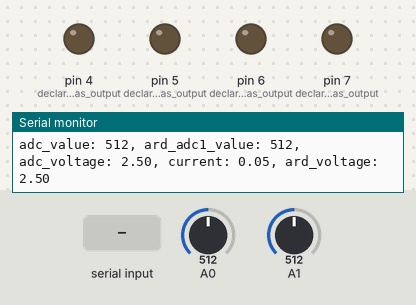
Bench run of a sketch on a simulated Arduino Uno, built with avr-gcc and run on an emulated ATmega328P. Shown: output pins drawn as LEDs (lit = HIGH), the last lines printed to the serial monitor. Inputs (shaded band) come from the test bench; at power-on: A0 = 512, A1 = 512.

Above: at 1.2 s.
1.3 s: "2\n" received over Serial
At 4.6 s:
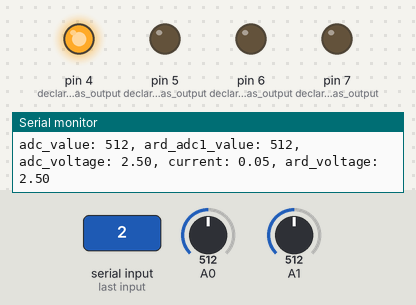
Timing chart, 0 to 6.1 s (numbered marks = the images above; inputs shaded):
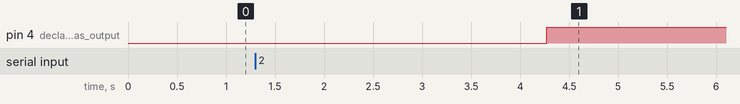

Measured:
- after the input at 1.3 s, pin 4 (declare_pin_4_as_output): LOW → HIGH after 3.0 s

The sketch:

sketch03_ldc_tm_02.ino
```cpp
// * lunar_data_center_test_model_02
// * test_03

int command_number = -1;
int pause = 50;

const int averageValue = 500;       // Variable to store the number of reading cycles
long int sensorValue = 0;           // Variable to store the value from the current sensor
long int voltageSensorValue = 0;    // Variable to store the value from the voltage sensor

float voltage = 0;                  // Variable to store the voltage value
float current = 0;                  // Variable to store the current value
float input_voltage = 0;            // Variable to store the measured voltage

void setup() {
pinMode(4, OUTPUT); // declare pin 4 as output
pinMode(5, OUTPUT); // declare pin 5 as output
pinMode(6, OUTPUT); // declare pin 5 as output
pinMode(7, OUTPUT); // declare pin 5 as output
  Serial.begin(9600);                                       // Serial port initialization at 9600 baud rate
}

void loop() {
  if (Serial.available() > 0) {                             // Check if data is available for reading
    String inputString = Serial.readStringUntil('\n');      // Read string from serial port
    inputString.trim();                                     // Remove extra spaces and newline characters

    if (inputString.length() > 0) {                         // Check if string is not empty
      float inputValue = inputString.toFloat();             // Try to convert string to number
      float result = inputValue * 2;                        // Multiply by 2
      command_number = (int) inputValue;
    }
  }

   sensorValue = 0;
      voltageSensorValue = 0;

  for (int i = 0; i < averageValue; i++)    // Repeat the cycle
  {
    sensorValue += analogRead(A0);          // Read and record current readings
    voltageSensorValue += analogRead(A1);   // Read and record voltage readings
    delay(2);                               // Pause 2 µs
  }

  sensorValue = sensorValue / averageValue;               // Divide the obtained value
  voltageSensorValue = voltageSensorValue / averageValue; // Divide the obtained value

  voltage = sensorValue * 5.0 / 1024.0;                    // Voltage calculation
  current = (voltage - 2.49) / 0.185;                       // Current calculation
  input_voltage = voltageSensorValue * 5.0 / 1024.0;       // Input voltage calculation

  Serial.print("adc_value: ");                    // Send data to the serial port
  Serial.print(sensorValue);

  Serial.print(", ard_adc1_value: ");             // Send data to the serial port
  Serial.print(voltageSensorValue);

  Serial.print(", adc_voltage: ");                // Send data to the serial port
  Serial.print(voltage);                          // Send voltage

  Serial.print(", current: ");                    // Send data to the serial port
  Serial.print(current);                          // Send current

  Serial.print(", ard_voltage: ");                // Send data to the serial port
  Serial.println(input_voltage);                  // Send input voltage

  switch(command_number) {
    case 1:
      digitalWrite(4, 0);
      delay(pause);
      break;

    case 2:
      digitalWrite(4, 1);
      delay(pause);
      break;

    case 3:
      digitalWrite(5, 0);
      delay(pause);
      break;

    case 4:
      digitalWrite(5, 1);
      delay(pause);
      break;

    case 23:
      digitalWrite(6, 0);
      delay(pause);
      break;

    case 24:
      digitalWrite(6, 1);
      delay(pause);
      break;

    case 25:
      digitalWrite(7, 0);
      delay(pause);
      break;

    case 26:
      digitalWrite(7, 1);
      delay(pause);
      break;
  }
  delay(2000);
}
```
